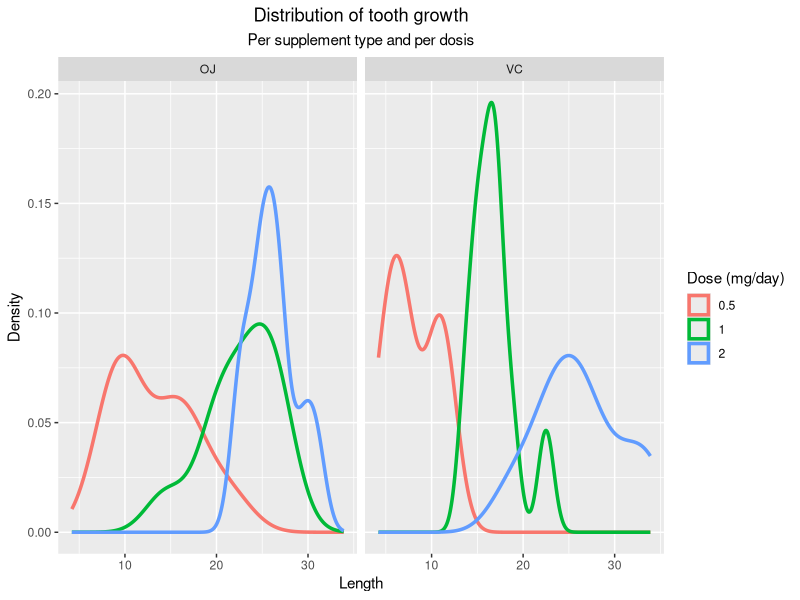

R code for this plot:
## ---- chunk 1
## this chunk serves as a purpose to set the environment, load the relevant
## packages and send all code to the code appendix
knitr::opts_chunk$set(echo = FALSE, warning = FALSE, message = FALSE,       
  cache = TRUE, fig.align = "center")
library(dplyr)       
library(ggplot2)
library(knitr)
                         
set.seed(23)             
## ---- chunk 2
## Loading the data and creating an overview
data("ToothGrowth")
growthdata <- group_by(ToothGrowth, supp, dose)
overview <- summarize(growthdata, length(len), min(len), median(len), max(len),
                      mean(len), sd(len))
colnames(overview) <- c("Supp", "Dose", "Nb_obs", "Min_g", "Median_g", "Max_g", 
                        "Mean_g", "SD_g")
kable(overview, caption="Overview of the tooth growth data")
## ---- chunk 3
## Having a first look at how the data is distributed
g <- ggplot(data= growthdata, aes(x = len))
g + geom_density(size = 1.2, aes(color=as.factor(dose))) + facet_grid(.~supp
    ) + labs(title = "Distribution of tooth growth", subtitle =
    "Per supplement type and per dosis", x="Length", y="Density", color =
    "Dose (mg/day)") + theme(plot.title = element_text(hjust = 0.5), 
    plot.subtitle = element_text(hjust = 0.5))
## ---- chunk 4
## Comparing the supplements: performing a t test
Orangejuice <- filter(growthdata, supp == "OJ")
Vitamin <- filter(growthdata, supp == "VC")
Testsupp <- t.test(Vitamin$len, Orangejuice$len,
                   paired = FALSE, var.equal = FALSE)
## ---- chunk 5
## Comparing the dosis
OJ05 <- filter(Orangejuice, dose == "0.5")
OJ1 <- filter(Orangejuice, dose == "1")
OJ2 <- filter(Orangejuice, dose == "2")
VC05 <- filter(Vitamin, dose == "0.5")
VC1 <- filter(Vitamin, dose == "1")
VC2 <- filter(Vitamin, dose == "2")

ptestVC1 <- t.test(VC05$len, VC1$len, alternative = "less", paired = FALSE, 
                   var.equal = FALSE)$p.value
ptestVC2 <- t.test(VC1$len, VC2$len, alternative = "less", paired = FALSE, 
                   var.equal = FALSE)$p.value
ptestOJ1 <- t.test(OJ05$len, OJ1$len, alternative = "less", paired = FALSE, 
                   var.equal = FALSE)$p.value
ptestOJ2 <- t.test(OJ1$len, OJ2$len, alternative = "less", paired = FALSE, 
                   var.equal = FALSE)$p.value
pvalues <- cbind(c("Orange Juice","Vitamin C"), c(ptestOJ1,ptestVC1), 
                 c(ptestOJ2,ptestVC2))
colnames(pvalues) <- c("Supplement", "Dose 0.5mg/day vs. 1mg/day", 
                       "Dose 1mg/day vs. 2mg/day")
kable(pvalues, 
      caption = "p-values of the T test results for difference in tooth growth")
